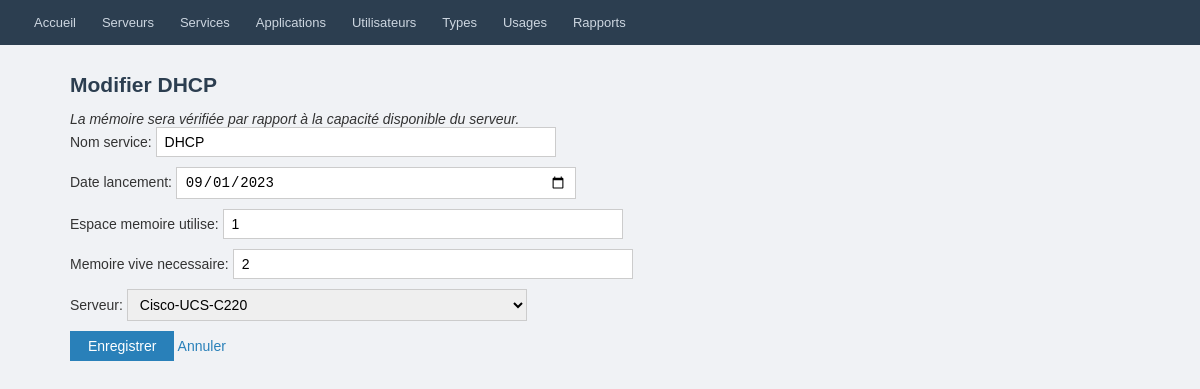
Page /services/2/edit/ on the committed database.
### inventory/models.py (models this page shows)
class Service(models.Model):
    nom_service             = models.CharField(max_length=100, unique=True)
    date_lancement          = models.DateField()
    espace_memoire_utilise  = models.PositiveIntegerField()
    memoire_vive_necessaire = models.PositiveIntegerField()
    serveur                 = models.ForeignKey(
                                  Serveur,
                                  on_delete=models.PROTECT,
                                  related_name='services'
                              )
    class Meta:
        ordering = ['nom_service']
        db_table = 'service'
    def __str__(self):
        return self.nom_service

### inventory/views.py (the view)
# urls.py: path('services/<int:pk>/edit/',      views.service_update, name='service-update'),
def service_update(request, pk):
    obj = get_object_or_404(Service, pk=pk)
    form = ServiceForm(request.POST or None, instance=obj)
    if form.is_valid():
        form.save()
        messages.success(request, "Service modifié.")
        return redirect('inventory:service-list')
    return render(request, 'inventory/service/form.html', {'form': form, 'title': f'Modifier {obj}'})

### inventory/forms.py (shortened to what this page needs)
class ServiceForm(forms.ModelForm):
    class Meta:
        model   = Service
        fields  = ['nom_service', 'date_lancement', 'espace_memoire_utilise', 'memoire_vive_necessaire', 'serveur']
        widgets = {'date_lancement': forms.DateInput(attrs={'type': 'date'})}

### inventory/models.py (called while the page is built)
    def __str__(self):
        return self.nom

### inventory/templates/inventory/service/form.html (shortened to what this page needs)
{% extends "inventory/base.html" %}
{% block content %}
<h2>{{ title }}</h2>
<p><i>La mémoire sera vérifiée par rapport à la capacité disponible du serveur.</i></p>
<form method="post">{% csrf_token %}
  {{ form.as_p }}
  <input type="submit" value="Enregistrer">
  <a href="{% url 'inventory:service-list' %}">Annuler</a>
</form>
{% endblock %}

### inventory/templates/inventory/base.html (style rules this page uses)
* { box-sizing: border-box; margin: 0; padding: 0; }
body { font-family: Arial, sans-serif; font-size: 14px; background: #f0f2f5; color: #333; }
h1, h2, h3 { margin-bottom: 14px; color: #2c3e50; }
a { color: #2980b9; text-decoration: none; }
form p { margin-bottom: 10px; }
input, select, textarea { padding: 6px 8px; border: 1px solid #ccc; border-radius: 0; font-size: 14px; width: 100%; max-width: 400px; }
input[type="submit"], button { background: #2980b9; color: #fff; border: none; padding: 7px 18px; border-radius: 0; cursor: pointer; font-size: 14px; width: auto; }

### rows in the picture
Service: nom_service "DHCP", date_lancement "09/01/2023", espace_memoire_utilise "1", memoire_vive_necessaire "2", serveur "Cisco-UCS-C220"

### other values in the picture
{{ title }} "Modifier DHCP"
